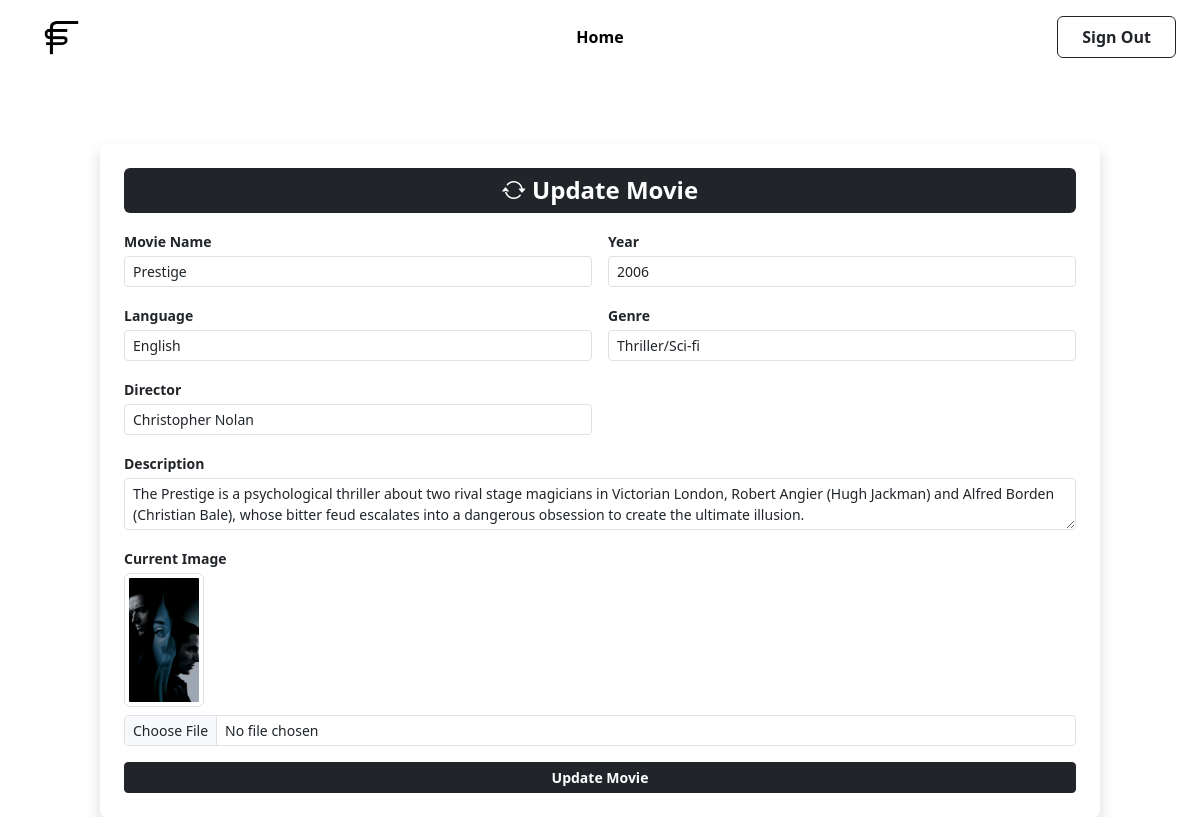
The app's page /update_movie/1/, older data.
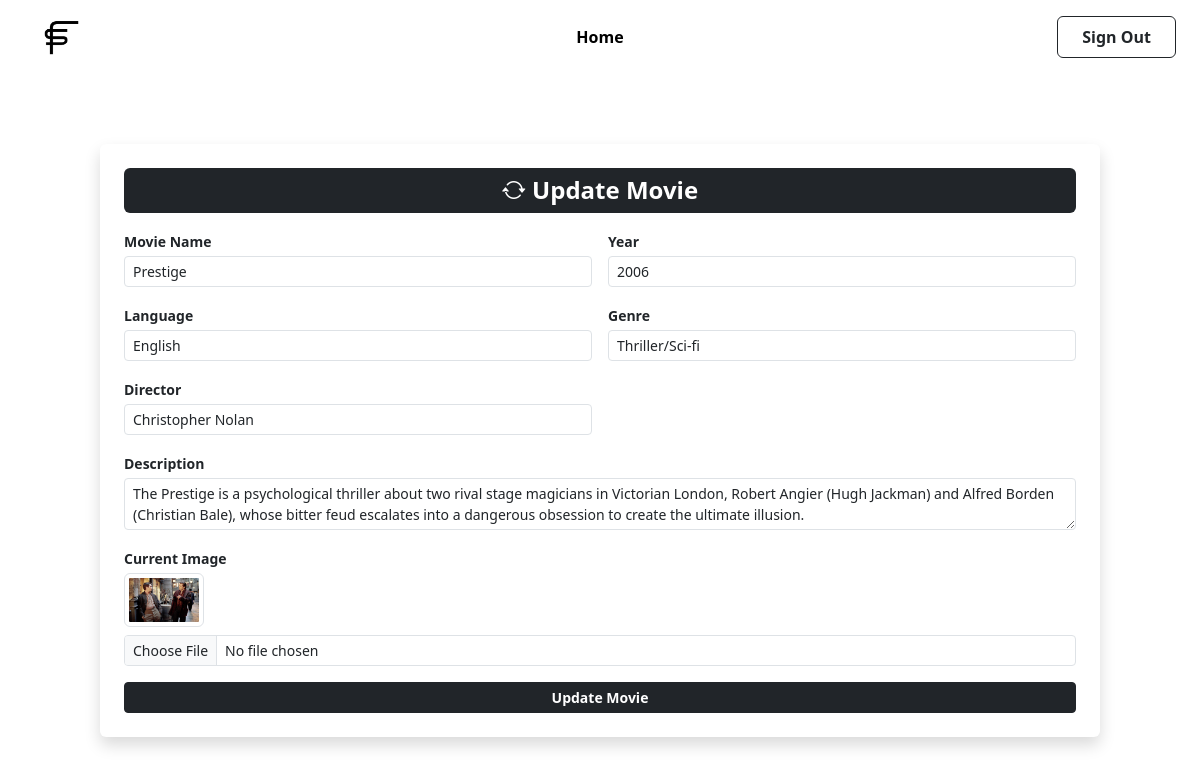
The same page, newer data.
### movie_app/models.py (models this page shows, shortened)
class Movie(models.Model):
  movie_name=models.CharField(max_length=50)
  movie_year=models.IntegerField()
  movie_language=models.CharField(max_length=20,default='None')
  movie_genre=models.CharField(max_length=50,default='None')
  movie_director=models.CharField(max_length=100)
  movie_description=models.TextField()
  movie_image=models.ImageField(upload_to='movie_images')

### movie_app/views.py (the view, shortened to what this page needs)
# urls.py: path('update_movie/<int:p_id>/',views.update_movie,name='update_movie'),
def update_movie(request, p_id):
    m_update = Movie.objects.get(id=p_id)
    return render(request, 'update_movie.html', {'movie': m_update})

### templates/update_movie.html (shortened to what this page needs)
{% extends 'admin_base.html' %}
{% load static %}
{% block content %}
<div class="d-flex justify-content-center align-items-center mt-4">
  <div class="shadow p-4 rounded bg-white w-100" style="max-width: 1000px;">
    <h4 class="text-center mb-3 fw-bold text-white bg-dark py-2 rounded"><i class="bi bi-arrow-repeat"></i> Update Movie</h4>
    <form method="POST" enctype="multipart/form-data">
      <div class="row g-3">
        <div class="col-md-6">
          <label class="form-label fw-semibold small mb-1">Movie Name</label>
          <input type="text" name="movie_name" value="{{ movie.movie_name }}" class="form-control form-control-sm" required>
        </div>
        <div class="col-md-6">
          <label class="form-label fw-semibold small mb-1">Year</label>
          <input type="number" name="movie_year" value="{{ movie.movie_year }}" class="form-control form-control-sm" required>
        </div>
        <div class="col-md-6">
          <label class="form-label fw-semibold small mb-1">Language</label>
          <input type="text" name="movie_language" value="{{ movie.movie_language }}" class="form-control form-control-sm">
        </div>
        <div class="col-md-6">
          <label class="form-label fw-semibold small mb-1">Genre</label>
          <input type="text" name="movie_genre" value="{{ movie.movie_genre }}" class="form-control form-control-sm">
        </div>
        <div class="col-md-6">
          <label class="form-label fw-semibold small mb-1">Director</label>
          <input type="text" name="movie_director" value="{{ movie.movie_director }}" class="form-control form-control-sm">
        </div>
        <div class="col-12">
          <label class="form-label fw-semibold small mb-1">Description</label>
          <textarea name="movie_description" rows="2" class="form-control form-control-sm">{{ movie.movie_description }}</textarea>
        </div>
        <div class="col-12">
          <label class="form-label fw-semibold small mb-1">Current Image</label><br>
          {% if movie.movie_image %}
            <img src="{{ movie.movie_image.url }}" alt="Movie Image" class="img-thumbnail mb-1" style="width:80px;">
          {% else %}
            <p class="small text-muted">No image uploaded</p>
          {% endif %}
          <input type="file" name="movie_image" class="form-control form-control-sm mt-1">
        </div>
      </div>
      <div class="d-grid mt-3">
        <button type="submit" class="btn btn-dark btn-sm fw-semibold">Update Movie</button>
      </div>
    </form>
  </div>
</div>
{% endblock %}

### templates/admin_base.html (shortened to what this page needs)
<!DOCTYPE html>
<html lang="en">
<head>
  {% load static %}
  <link href="https://cdn.jsdelivr.net/npm/bootstrap@5.3.8/dist/css/bootstrap.min.css" rel="stylesheet">
  <link href="https://cdn.jsdelivr.net/npm/bootstrap-icons@1.11.3/font/bootstrap-icons.css" rel="stylesheet">
  <link rel="stylesheet" href="{% static 'website.css' %}">
</head>
<body style="background-color:#fff; min-height:100vh; overflow-x:hidden;">
  <div class="container-fluid position-fixed top-0 start-0 py-3 px-4 d-flex flex-wrap justify-content-between align-items-center"
       style="z-index:1000; background:rgba(255,255,255,0.6); backdrop-filter:blur(5px);">
    <div class="d-flex align-items-center mb-2 mb-md-0">
      <img src="{% static 'fs3.png' %}"
           alt="FilmSpace Logo"  width="35px" height="35px" style="margin-left:20px">
    </div>
    <div class="text-center mb-2 mb-md-0 position-absolute start-50 translate-middle-x">
      <a class="fw-semibold text-decoration-none px-3 py-2 rounded"
         href="{% url 'admin_home' %}"
         style="color:#000;">
        Home
      </a>
    </div>
    <div class="d-none d-md-flex gap-2 justify-content-end">
      <a href="{% url 'admin_login' %}"
         class="btn btn-outline-dark fw-semibold px-4 py-2">
        Sign Out
      </a>
    </div>
  </div>
  <div class="container" style="padding-top:120px;">
    {% block content %}
    {% endblock %}
  </div>
</body>
</html>

### static/website.css (style rules this page uses)
body { background-color: #ffffff; }
.text-center { font-weight: 700; }

Row changes from the older to the newer data that the page shows:
changed Movie "Prestige": movie_image: a different picture
